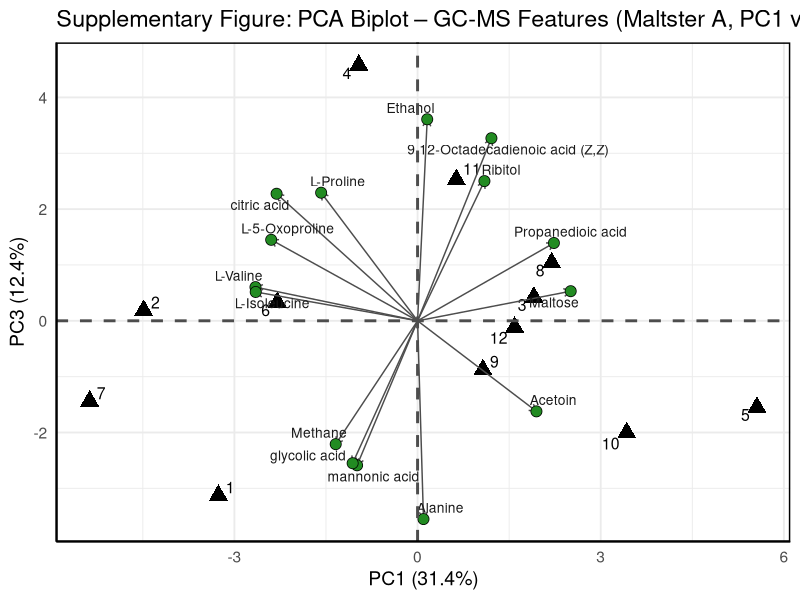

Generate this figure with R:
# Load libraries
library(tidyverse)
library(ggrepel)

# Load GC-MS data
gcms_data <- read_csv("GCMS_ONLY_03282025.csv")

# Filter for Maltster A only
malt_a <- gcms_data %>%
  filter(Origin == "Maltster A")

# Split metadata and metabolite matrix
meta_a <- malt_a %>%
  select(ID, Variety, Origin, Month)

mets_a <- malt_a %>%
  select(-ID, -Variety, -Origin, -Month)

# PCA
pca_res_a <- prcomp(mets_a, scale. = TRUE)

# Scores
scores_a <- as.data.frame(pca_res_a$x) %>%
  bind_cols(meta_a)

# Loadings
loadings_a <- as.data.frame(pca_res_a$rotation)
loadings_a$metabolite <- rownames(loadings_a)

# Top 15 loadings by PC1 + PC3 magnitude
top_loadings_pc13 <- loadings_a %>%
  mutate(magnitude = sqrt(PC1^2 + PC3^2)) %>%
  arrange(desc(magnitude)) %>%
  slice(1:15)

# Scale arrows
scaling_factor <- 10
top_loadings_pc13 <- top_loadings_pc13 %>%
  mutate(PC1_scaled = PC1 * scaling_factor,
         PC3_scaled = PC3 * scaling_factor)

# Plot PC1 vs PC3
ggplot() +
  geom_point(data = scores_a, aes(x = PC1, y = PC3), shape = 17, color = "black", size = 4, stroke = 1.2) +
  geom_text_repel(data = scores_a, aes(x = PC1, y = PC3, label = Month), size = 4, color = "black", max.overlaps = Inf) +
  
  # Arrows for metabolite loadings
  geom_segment(data = top_loadings_pc13,
               aes(x = 0, y = 0, xend = PC1_scaled, yend = PC3_scaled),
               arrow = arrow(length = unit(0.2, "cm")), color = "gray30") +
  
  # Green dots at arrow tips
  geom_point(data = top_loadings_pc13,
             aes(x = PC1_scaled, y = PC3_scaled), shape = 21, fill = "forestgreen", color = "black", size = 3.5, stroke = 0.4) +
  
  # Metabolite labels
  geom_text_repel(data = top_loadings_pc13,
                  aes(x = PC1_scaled, y = PC3_scaled, label = metabolite),
                  size = 3.5, color = "gray10", max.overlaps = Inf) +
  
  # Crosshairs
  geom_hline(yintercept = 0, linewidth = 1, color = "gray30", linetype = "dashed") +
  geom_vline(xintercept = 0, linewidth = 1, color = "gray30", linetype = "dashed") +
  
  # Axis labels
  labs(
    title = "Supplementary Figure: PCA Biplot – GC-MS Features (Maltster A, PC1 vs PC3)",
    x = paste0("PC1 (", round(summary(pca_res_a)$importance[2,1]*100, 1), "%)"),
    y = paste0("PC3 (", round(summary(pca_res_a)$importance[2,3]*100, 1), "%)")
  ) +
  theme_minimal(base_size = 14) +
  theme(
    panel.border = element_rect(color = "black", fill = NA, linewidth = 1),
    axis.line = element_line(color = "black"),
    legend.position = "none"
  )
